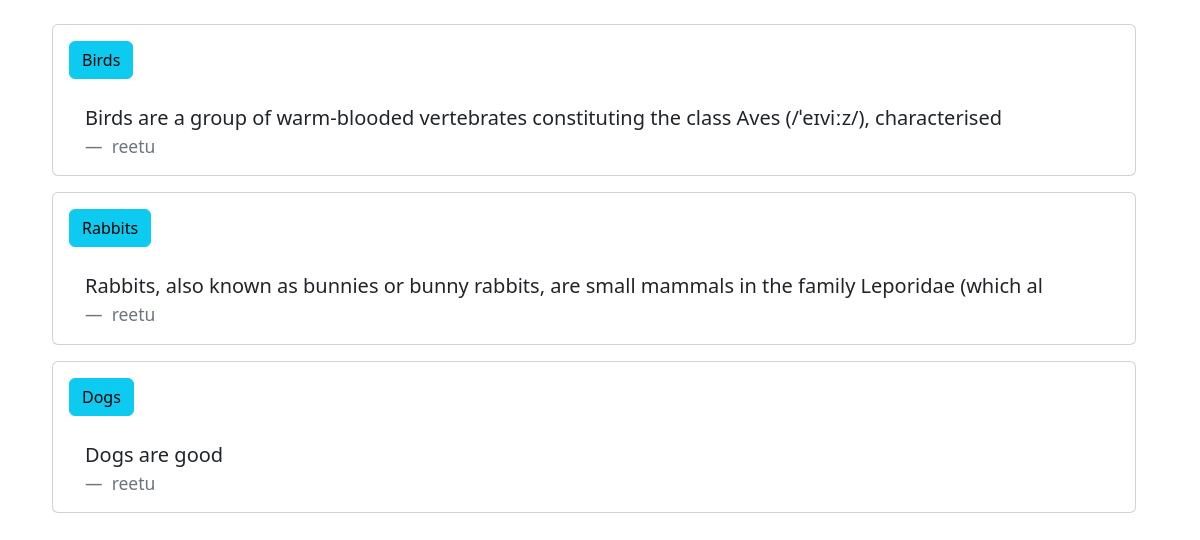
The page / on the database its author committed.
### website/models.py (models this page shows, shortened)
class Post(models.Model):
    title = models.CharField(max_length = 200)
    content = models.TextField()
    date_created = models.DateTimeField(auto_now_add = True)
    slug = models.SlugField(max_length = 200, unique = True)
    author = models.ForeignKey(to = User, on_delete = models.CASCADE)
    status = models.IntegerField(choices = STATUS, default = 0)

### website/views.py (the view)
# urls.py: path('', views.PostList.as_view(), name = 'home')
class PostList(generic.ListView):
    queryset = Post.objects.filter(status=1).order_by('-date_created')
    template_name = 'index.html'

### templates/index.html (shortened to what this page needs)
<!DOCTYPE html>
<html lang="en">
<head>
    <link rel="stylesheet" href="	https://cdn.jsdelivr.net/npm/bootstrap@5.2.2/dist/css/bootstrap.min.css">
</head>
<body>
    <div class="container m-4">
        {% for post in post_list %}
        <div class="card m-3">
            <div class="card-body">
                <a href="{% url 'website_view' post.slug %}">
                    <h4 class="card-title btn btn-info btn-s">
                        {{ post.title }}
                    </h4>
                </a>
                <blockquote class="blockquote mb-0 m-3">
                    <p class="card-text">
                        {{ post.content | slice:"100" }}
                    </p>
                    <footer class="blockquote-footer">
                        {{ post.author }}
                    </footer>
                </blockquote>
            </div>
        </div>
        {% endfor %}
    </div>
</body>
</html>

### rows shown on the page
Post: title "Birds", content "Birds are a group of warm-blooded vertebrates constituting the class Aves (/ˈeɪviːz/), characterised", author "reetu"
Post: title "Rabbits", content "Rabbits, also known as bunnies or bunny rabbits, are small mammals in the family Leporidae (which al", author "reetu"
Post: title "Dogs", content "Dogs are good", author "reetu"
